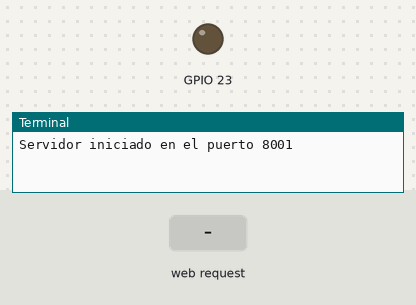
Bench run of a program on a simulated Raspberry Pi (BCM pin numbers). Shown: output pins drawn as LEDs (lit = HIGH), the last lines printed to the terminal. The test bench sets the inputs (shaded band).

Above: at 1.2 s.
1.3 s: HTTP request for /on received
At 2.5 s:
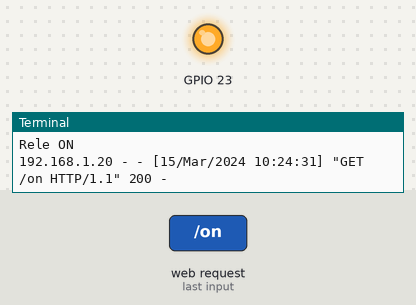
2.8 s: HTTP request for /off received
At 3.7 s:
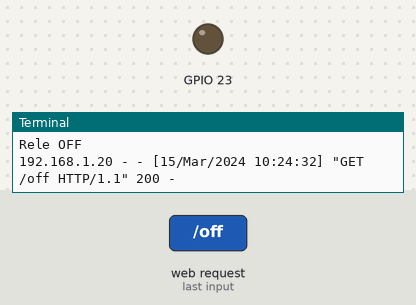
Timing chart, 0 to 5.8 s (numbered marks = the images above; inputs shaded):
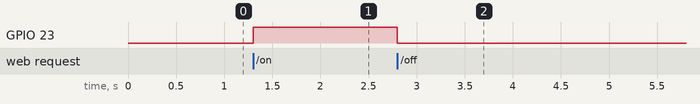

The program:

server.py
```python
import RPi.GPIO as GPIO
from http.server import BaseHTTPRequestHandler, HTTPServer

def setupGPIO():
    GPIO.setmode(GPIO.BCM)
    GPIO.setwarnings(False)
    GPIO.setup(23, GPIO.OUT)

def rele_on():
    print("Rele ON")
    GPIO.output(23, GPIO.HIGH)

def rele_off():
    print("Rele OFF")
    GPIO.output(23, GPIO.LOW)

class MyHandler(BaseHTTPRequestHandler):
    html_page = """
    <html>
    <head>
        <title>Control de Relé</title>
    </head>
    <body>
        <h1>Control de Relé</h1>
        <button onclick="sendCommand('on')">ON</button>
        <button onclick="sendCommand('off')">OFF</button>

        <script>
            function sendCommand(command) {
                var xhr = new XMLHttpRequest();
                xhr.open("GET", "/" + command, true);
                xhr.send();
            }
        </script>
    </body>
    </html>
    """

    def do_GET(self):
        if self.path == '/on':
            rele_on()
        elif self.path == '/off':
            rele_off()

        self.send_response(200)
        self.send_header('Content-type', 'text/html')
        self.end_headers()
        self.wfile.write(self.html_page.encode())

def run(server_class=HTTPServer, handler_class=MyHandler, port=8001):
    server_address = ('', port)
    httpd = server_class(server_address, handler_class)
    print(f"Servidor iniciado en el puerto {port}")
    httpd.serve_forever()

if __name__ == '__main__':
    setupGPIO()
    run()
```

Measured:
- after the input at 1.3 s, GPIO 23: LOW → HIGH at once
- after the input at 2.8 s, GPIO 23: HIGH → LOW at once
